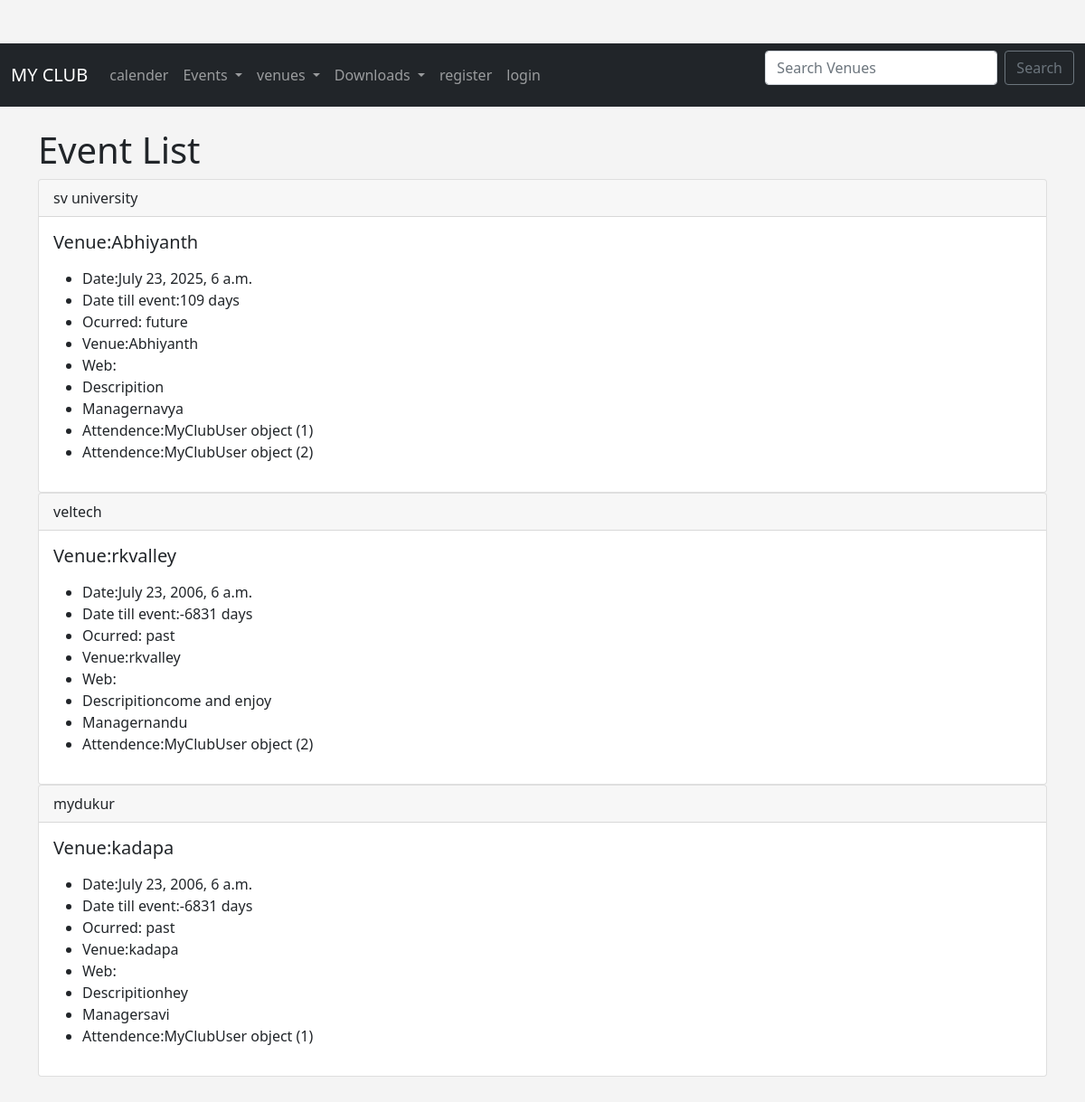
The app's page /events with its own data.
### events/models.py (models this page shows)
class Event(models.Model):
	name=models.CharField('Event Name',max_length=120)
	eventdate=models.DateTimeField('Event Date')
	venue=models.ForeignKey(Venue,blank=True,null=True,on_delete=models.CASCADE)
	manager=models.ForeignKey(User,blank=True,null=True,on_delete=models.SET_NULL)
	description=models.TextField(blank=True)
	attedence=models.ManyToManyField( MyClubUser,blank=True,)
	def __str__(self):
		return self.name
	@property
	def days_till(self):
		today=date.today()
		days_till=self.eventdate.date()-today
		daystillstripped=str(days_till).split(",",1)[0]
		return daystillstripped
	@property
	def ispast(self):
			today=date.today()
			if self.eventdate.date()<today:
				thing="past"
			else:
				thing="future"
			return thing

class Venue(models.Model):
	name=models.CharField('Venue Name',max_length=120)
	address=models.CharField(max_length=300)
	zipcode=models.CharField('zip code',max_length=15)
	phone=models.CharField('Contact phone',max_length=25,blank=True)
	web=models.URLField('Website Address',blank=True)
	emailaddress=models.EmailField('Email Address',blank=True)
	owner=models.IntegerField("Venue Owner",blank=False,default=1)#admin user no=2
	venueimage=models.ImageField(null=True,blank=True,upload_to="images/")
	def __str__(self):
		return self.name

class MyClubUser(models.Model):
	firstname=models.CharField(max_length=30)
	lastname=models.CharField(max_length=120)
	email=models.EmailField("UserEmail")

### events/views.py (the view)
# urls.py: path('events',views.all_events,name="list-events"),
def all_events(request):
	event_list=Event.objects.all().order_by('-eventdate')
	return render(request,"events/event_list.html",
		{'event_list':event_list})

### events/templates/events/event_list.html (shortened to what this page needs)
{% extends 'events/base.html' %}
{% block content %}
		<h1>Event List</h1>
	{% for event in event_list %}
	<div class="card">
  <div class="card-header">
    		{{ event}}
  </div>
  <div class="card-body">
    <h5 class="card-title">	Venue:{{ event.venue}}</h5>
    <p class="card-text">
    	<ul>
			<li>Date:{{ event.eventdate}}</li>
			<li>Date till event:{{ event.days_till }}</li>
			<li>Ocurred: {{ event.ispast }}</li>
			<li>Venue:{{ event.venue}}</li>
			<li>Web:{{ event.venue.web}}</li>
			<li>Descripition{{ event.description}}</li>
			<li>Manager{{ event.manager}}</li>
			{% for user in event.attedence.all %}
				<li>Attendence:{{ user }}</li>
			{% endfor %}
		</ul>
    </p>
  </div>
  </div>
	{% endfor %}
{% endblock %}

### events/templates/events/base.html (shortened to what this page needs)
<!doctype html>
<html lang="en">
  <head>
    <link href="https://cdn.jsdelivr.net/npm/bootstrap@5.0.2/dist/css/bootstrap.min.css" rel="stylesheet">
  </head>
  <body>
  	{% include 'events/nav.html' %}
    <br />
    <div class="container">
    {% block content %}
 {% endblock %}
  </body>
</html>

### events/templates/events/nav.html (shortened to what this page needs)
<nav class="navbar navbar-expand-lg navbar-dark bg-dark">
  <div class="container-fluid">
    <a class="navbar-brand" href="{% url 'home' %}">MY CLUB</a>
    <div class="collapse navbar-collapse" id="navbarSupportedContent">
      <ul class="navbar-nav me-auto mb-2 mb-lg-0">
        <li class="nav-item">
          <a class="nav-link" href="{% url 'home' '2021' 'march'  %}">calender</a>
        </li>
        <li class="nav-item dropdown">
          <a class="nav-link dropdown-toggle" href="#" id="navbarDropdown" role="button" data-bs-toggle="dropdown" aria-expanded="false">
              Events
          </a>
           <li class="nav-item dropdown">
          <a class="nav-link dropdown-toggle" href="#" id="navbarDropdown" role="button" data-bs-toggle="dropdown" aria-expanded="false">
              venues
          </a>
        <li class="nav-item dropdown">
          <a class="nav-link dropdown-toggle" href="#" id="navbarDropdown" role="button" data-bs-toggle="dropdown" aria-expanded="false">
            Downloads
          </a>
        </li>
        {% if user.is_authenticated %}
           <li class="nav-item">
          <a class="nav-link" href="{% url 'logout'  %}"> logout </a>
        </li>
        {% else %}
                        <li class="nav-item">
          <a class="nav-link" href="{% url 'register_user'  %}"> register </a>
        </li>
                       <li class="nav-item">
          <a class="nav-link" href="{% url 'login'  %}"> login</a>
        </li>
        {% endif %}
        </li>
      </ul>
      <form class="d-flex" method=POST action="{% url 'search-venues' %}">
        <input class="form-control me-2" type="search" placeholder="Search Venues" aria-label="Search" name="searched">
        <button class="btn btn-outline-secondary" type="submit">Search</button>
      </form>
    </div>
  </div>
</nav>

### events/templates/events/base.html (style rules this page uses)
body { background: #f4f4f4; }

### records on screen
Event: name "sv university", venue "Abhiyanth", eventdate "July 23, 2025, 6 a.m.", days_till "109 days", ispast "future", manager "navya"
MyClubUser: id "MyClubUser object (1)"
MyClubUser: id "MyClubUser object (2)"
Event: name "veltech", venue "rkvalley", eventdate "July 23, 2006, 6 a.m.", days_till "-6831 days", ispast "past", description "come and enjoy", manager "nandu"
Event: name "mydukur", venue "kadapa", eventdate "July 23, 2006, 6 a.m.", days_till "-6831 days", ispast "past", description "hey", manager "savi"
